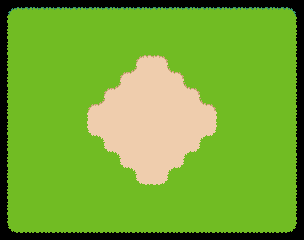

Rendered tile map (Tiled .tmx) drawn with the repository's tilesets; below, a short description and the full map source, tile grids included:
An orthogonal 19x15 tile map with 16x16 px tiles, 3 tile layers (Tile Layer 1, Tile Layer 3, Tile Layer 3).

<map version="1.2" tiledversion="1.2.4" orientation="orthogonal" renderorder="right-down" width="19" height="15" tilewidth="16" tileheight="16" infinite="0" nextlayerid="5" nextobjectid="1">
 <tileset firstgid="1" source="outdoors.tsx" />
 <layer id="1" name="Tile Layer 1" width="19" height="15">
  <data encoding="csv">
43,44,44,44,44,44,44,44,44,44,44,44,44,44,44,44,44,44,45,
46,47,47,47,47,47,47,47,47,47,47,47,47,47,47,47,47,47,48,
46,47,47,47,47,47,47,47,47,47,47,47,47,47,47,47,47,47,48,
46,47,47,47,47,47,47,47,47,47,47,47,47,47,47,47,47,47,48,
46,47,47,47,47,47,47,47,47,47,47,47,47,47,47,47,47,47,48,
46,47,47,47,47,47,47,47,47,47,47,47,47,47,47,47,47,47,48,
46,47,47,47,47,47,47,47,47,47,47,47,47,47,47,47,47,47,48,
46,47,47,47,47,47,47,47,47,47,47,47,47,47,47,47,47,47,48,
46,47,47,47,47,47,47,47,47,47,47,47,47,47,47,47,47,47,48,
46,47,47,47,47,47,47,47,47,47,47,47,47,47,47,47,47,47,48,
46,47,47,47,47,47,47,47,47,47,47,47,47,47,47,47,47,47,48,
46,47,47,47,47,47,47,47,47,47,47,47,47,47,47,47,47,47,48,
46,47,47,47,47,47,47,47,47,47,47,47,47,47,47,47,47,47,48,
46,47,47,47,47,47,47,47,47,47,47,47,47,47,47,47,47,47,48,
49,50,50,50,50,50,50,50,50,50,50,50,50,50,50,50,50,50,51
</data>
 </layer>
 <layer id="3" name="Tile Layer 3" width="19" height="15">
  <data encoding="csv">
0,0,0,0,0,0,0,0,0,0,0,0,0,0,0,0,0,0,0,
0,0,0,0,0,0,0,0,0,0,0,0,0,0,0,0,0,0,0,
0,0,0,0,0,0,0,0,0,0,0,0,0,0,0,0,0,0,0,
0,0,0,0,0,0,0,0,7,8,9,0,0,0,0,0,0,0,0,
0,0,0,0,0,0,0,7,16,11,17,9,0,0,0,0,0,0,0,
0,0,0,0,0,0,7,16,11,11,11,17,9,0,0,0,0,0,0,
0,0,0,0,0,7,16,11,11,11,11,11,17,9,0,0,0,0,0,
0,0,0,0,0,10,11,11,11,11,11,11,11,12,0,0,0,0,0,
0,0,0,0,0,13,18,11,11,11,11,11,19,15,0,0,0,0,0,
0,0,0,0,0,0,13,18,11,11,11,19,15,0,0,0,0,0,0,
0,0,0,0,0,0,0,13,18,11,19,15,0,0,0,0,0,0,0,
0,0,0,0,0,0,0,0,13,14,15,0,0,0,0,0,0,0,0,
0,0,0,0,0,0,0,0,0,0,0,0,0,0,0,0,0,0,0,
0,0,0,0,0,0,0,0,0,0,0,0,0,0,0,0,0,0,0,
0,0,0,0,0,0,0,0,0,0,0,0,0,0,0,0,0,0,0
</data>
 </layer>
 <layer id="4" name="Tile Layer 3" width="19" height="15">
  <data encoding="csv">
0,0,0,0,0,0,0,0,0,0,0,0,0,0,0,0,0,0,0,
0,0,0,0,0,0,0,0,0,0,0,0,0,0,0,0,0,0,0,
0,0,0,0,0,0,0,0,0,0,0,0,0,0,0,0,0,0,0,
0,0,0,0,0,0,0,0,0,0,0,0,0,0,0,0,0,0,0,
0,0,0,0,0,0,0,0,0,0,0,0,0,0,0,0,0,0,0,
0,0,0,0,0,0,0,0,0,0,0,0,0,0,0,0,0,0,0,
0,0,0,0,0,0,0,0,0,0,0,0,0,0,0,0,0,0,0,
0,0,0,0,0,0,0,0,0,0,0,0,0,0,0,0,0,0,0,
0,0,0,0,0,0,0,0,0,0,0,0,0,0,0,0,0,0,0,
0,0,0,0,0,0,0,0,0,0,0,0,0,0,0,0,0,0,0,
0,0,0,0,0,0,0,0,0,0,0,0,0,0,0,0,0,0,0,
0,0,0,0,0,0,0,0,0,0,0,0,0,0,0,0,0,0,0,
0,0,0,0,0,0,0,0,0,0,0,0,0,0,0,0,0,0,0,
0,0,0,0,0,0,0,0,0,0,0,0,0,0,0,0,0,0,0,
0,0,0,0,0,0,0,0,0,0,0,0,0,0,0,0,0,0,0
</data>
 </layer>
</map>
